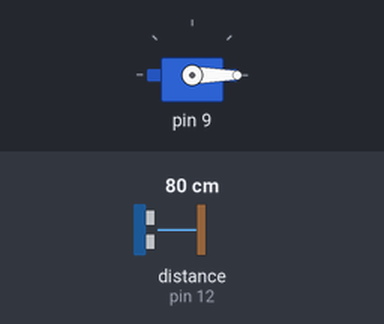
A sketch run on a simulated Arduino Uno, built with avr-gcc and run on an emulated ATmega328P. Shown: servo. Wiring (inferred from the names in the program): ultrasonic range finder: trigger pin 11; echo pin 12. The test bench sets the inputs (shaded band); at power-on: distance to the obstacle (sensor on pin 12) 80 cm. The echo pulse lasts 58.3 µs per cm; what the sketch prints to the serial monitor is not drawn.

Above: at 1.3 s.
1.4 s: distance to the obstacle (sensor on pin 12) set to 2 cm
At 1.9 s:
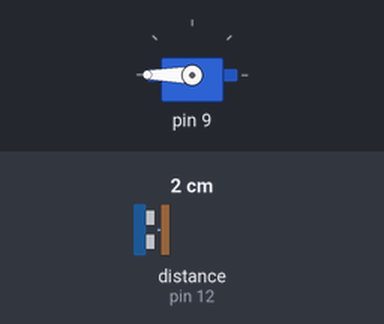
3.5 s: distance to the obstacle (sensor on pin 12) set to 4 cm
At 4.5 s:
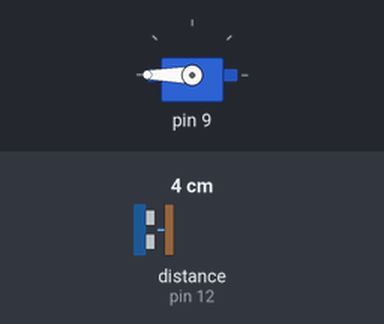
5.0 s: distance to the obstacle (sensor on pin 12) set to 18 cm
At 5.8 s:
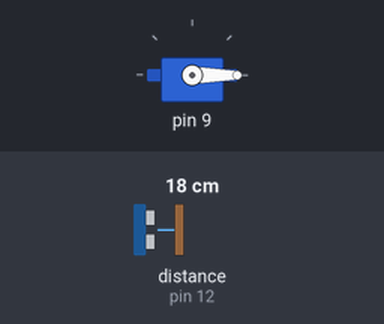
Timing chart, 0 to 8.0 s (numbered marks = the images above; inputs shaded):
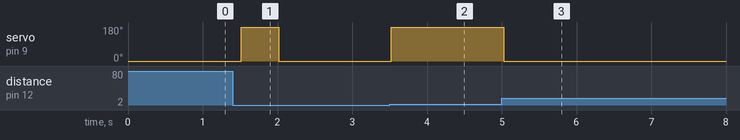

The sketch:

grupo-01.ino
```cpp
#include "EntradaUltrasonico.h"
#include "SalidaDedo.h"

// instancias de las clases
EntradaUltrasonico ultrasonico;
SalidaDedo dedo;

int pausa = 500;

void setup() {
  // configurar entrada
  ultrasonico.configurar();

  // configurar salida
  dedo.configurar();
}

void loop() {

  ultrasonico.medirDistancia();

  ultrasonico.mostrarConsola();

  if (ultrasonico.estaCerca) {
    dedo.levantar();
  } else {
    dedo.bajar();
  }

  // pausa para estabilidad
  delay(pausa);
}
```

EntradaUltrasonico.cpp
```cpp
#include "EntradaUltrasonico.h"

EntradaUltrasonico::EntradaUltrasonico() {}

EntradaUltrasonico::~EntradaUltrasonico() {}

void EntradaUltrasonico::configurar() {
  pinMode(EntradaUltrasonico::patitaTrigger, OUTPUT);
  pinMode(EntradaUltrasonico::patitaEcho, INPUT);
  Serial.begin(9600);
}

void EntradaUltrasonico::medirDistancia() {

  digitalWrite(EntradaUltrasonico::patitaTrigger, LOW);
  delayMicroseconds(2);
  digitalWrite(EntradaUltrasonico::patitaTrigger, HIGH);
  delayMicroseconds(10);
  digitalWrite(EntradaUltrasonico::patitaTrigger, LOW);

  // Leer la duración del pulso de retorno
  EntradaUltrasonico::duracion = pulseIn(EntradaUltrasonico::patitaEcho, HIGH);
  // Calcular la distancia en cm (velocidad del sonido = 343 m/s)
  EntradaUltrasonico::distanciaCm = EntradaUltrasonico::duracion * 0.0343 / 2;

  if (EntradaUltrasonico::distanciaCm >= EntradaUltrasonico::minCercana
      && EntradaUltrasonico::distanciaCm <= EntradaUltrasonico::maxCercana) {
    EntradaUltrasonico::estaCerca = true;
  } else {
    EntradaUltrasonico::estaCerca = false;
  }
}

void EntradaUltrasonico::mostrarConsola() {
  if (EntradaUltrasonico::distanciaCm >= EntradaUltrasonico::minCercana
      && EntradaUltrasonico::distanciaCm <= EntradaUltrasonico::maxCercana) {
    Serial.println(EntradaUltrasonico::mensajeCercana);
  } else if (EntradaUltrasonico::distanciaCm >= EntradaUltrasonico::minMediana
             && EntradaUltrasonico::distanciaCm <= EntradaUltrasonico::maxMediana) {
    Serial.println(EntradaUltrasonico::mensajeMediana);
  } else if (EntradaUltrasonico::distanciaCm >= EntradaUltrasonico::minLejana
             && EntradaUltrasonico::distanciaCm <= EntradaUltrasonico::maxLejana) {
    Serial.println(EntradaUltrasonico::mensajeLejana);
  } else {
    Serial.println(EntradaUltrasonico::mensajeEnOtroCaso);
  }
}
```

EntradaUltrasonico.h
```cpp
#ifndef ENTRADA_ULTRASONICO_H
#define ENTRADA_ULTRASONICO_H

#include <Arduino.h>

class EntradaUltrasonico {

public:

  EntradaUltrasonico();

  ~EntradaUltrasonico();

  void configurar();

  void medirDistancia();

  void mostrarConsola();

  int patitaTrigger = 11;
  int patitaEcho = 12;

  float minCercana = 2;
  float maxCercana = 10;
  String mensajeCercana = "no se lo digas a nadie… pero me da miedo el WiFi.";

  float minMediana = 40;
  float maxMediana = 60;
  String mensajeMediana = "ACERCATE MAS";

  float minLejana = 80;
  float maxLejana = 100;
  String mensajeLejana = "HOLA HUMANO VEN";

  String mensajeEnOtroCaso = "ZZZ...";

  long duracion;

  float distanciaCm;

  bool estaCerca = false;
};

#endif
```

SalidaDedo.cpp
```cpp
#include "SalidaDedo.h"

SalidaDedo::SalidaDedo() {}

SalidaDedo::~SalidaDedo() {}

void SalidaDedo::configurar() {
  servo.attach(SalidaDedo::patitaServo);
  // posicion inicial 0 grados
  servo.write(0);
}

void SalidaDedo::levantar() {
  // 180 grados
  servo.write(180);
}

void SalidaDedo::bajar() {
  //0 grados
  servo.write(0);
}
```

SalidaDedo.h
```cpp
#ifndef SALIDA_DEDO_H
#define SALIDA_DEDO_H

#include <Arduino.h>
#include <Servo.h>

class SalidaDedo {

public:

  // constructor
  SalidaDedo();

  // destructor
  ~SalidaDedo();

  void configurar();

  void levantar();

  void bajar();

  int patitaServo = 9;

  Servo servo;
};

#endif
```

creditos.ino
```cpp
// grupo Leonas.ino
// 04-yamna-bit
// 05-sofiacartes
// 14-mmillar95
// 21-vaniaparedes
// 26-vxlentiinaa
```

Measured:
- after the input at 1.4 s, servo on pin 9: 0° → 180° after 0.12 s, → 0° 0.50 s later
- after the input at 3.5 s, servo on pin 9: 0° → 180° at once
- after the input at 5.0 s, servo on pin 9: 180° → 0° at once
